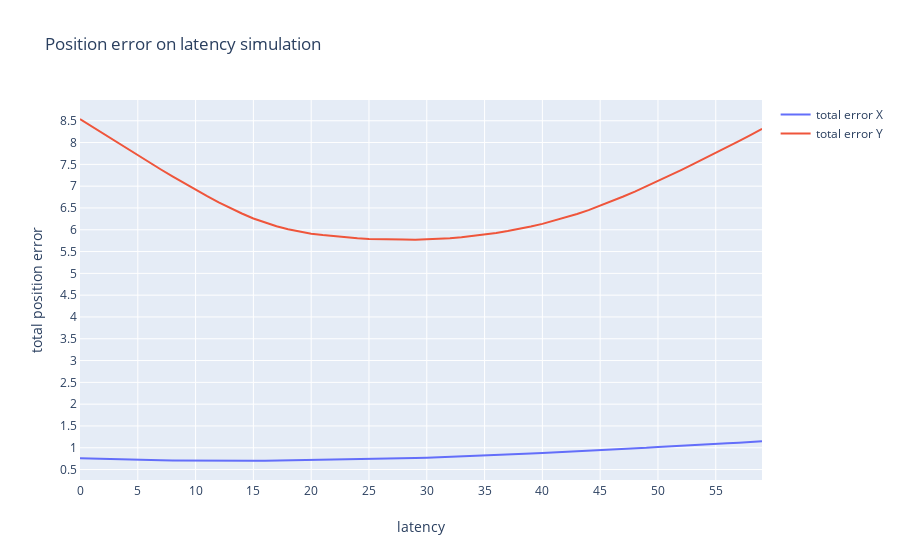
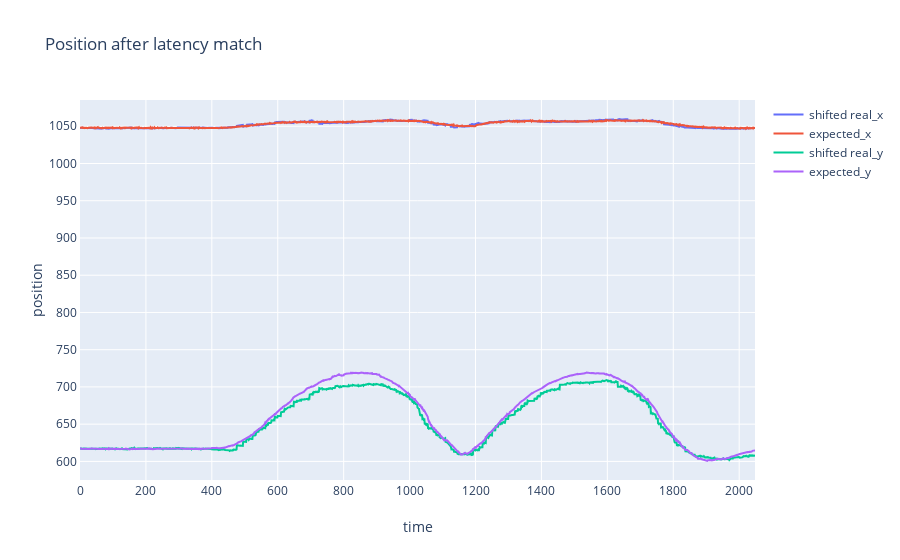
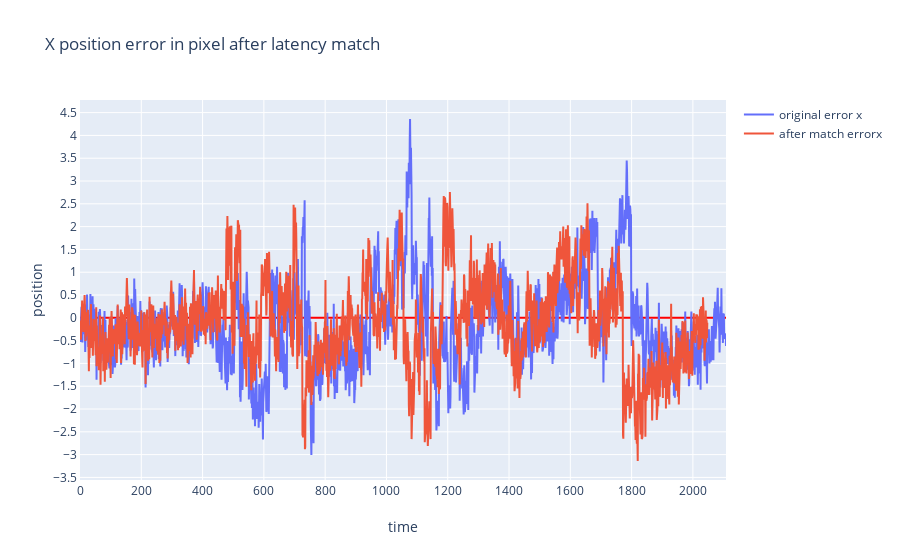
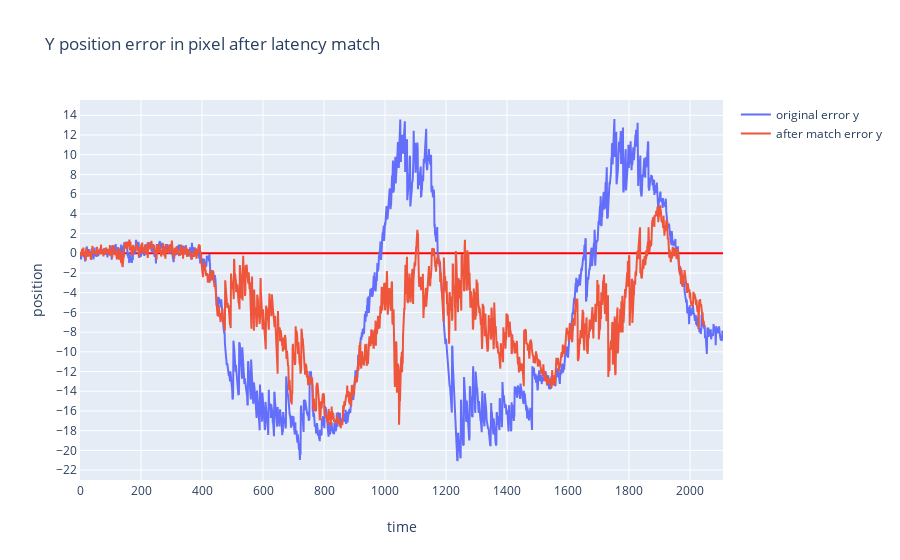

Notebook code for these charts, in order:
### Code cell
# calculate the latency by shift the element and calculate the var

expected_x = data_log['expected_x']
expected_y = data_log['expected_y']
real_x = data_log['real_x']
real_y = data_log['real_y']

diff_x_sums=[]
diff_y_sums=[]

len_of_list = len(real_x)-max_iteration

expected_x = expected_x[0:len_of_list]
expected_y = expected_y[0:len_of_list]

p=[]
for it in range(max_iteration):
    shifted_realx = real_x.shift(-it)
    shifted_realy = real_y.shift(-it)
    shifted_realx = shifted_realx[0:len_of_list]
    shifted_realy = shifted_realy[0:len_of_list]
    diffx = np.subtract(shifted_realx,expected_x)
    diffy = np.subtract(shifted_realy,expected_y)
    diff_sum_x = np.average( np.abs(diffx))
    diff_sum_y = np.average( np.abs(diffy))
    diff_x_sums.append(diff_sum_x)
    diff_y_sums.append(diff_sum_y)

index = np.arange(0,len(diff_x_sums))
p.append(go.Scatter(
    y = diff_x_sums,
    x = index,
    name = 'total error X'
))
p.append(go.Scatter(
    y = diff_y_sums,
    x = index,
    name = 'total error Y'
))
layout.xaxis['title'] = 'latency'
layout.yaxis['title'] = 'total position error'
layout.title= 'Position error on latency simulation'
fig=go.Figure(
    data=p,
    layout=layout
)
iplot(fig)
io.write_html(fig, file=prefix+filename.replace('.csv','_')+layout.title.text.replace(' ','_')+'.html')

    
    
    
    
# draw the diagramm after best match    
best_match_latency_x = np.argmin(diff_x_sums)
best_match_latency_y = np.argmin(diff_y_sums)
# best_match_latency = min(best_match_latency_x,best_match_latency_y)
range_of_diffx =abs( max(data_log['real_x'])-min(data_log['real_x']))
range_of_diffy =abs( max(data_log['real_y'])-min(data_log['real_y']))
if (range_of_diffx > range_of_diffy) :
    best_match_latency = best_match_latency_x
else:
    best_match_latency = best_match_latency_y
# temp selection for debug    
#best_match_latency = best_match_latency_x


print("best_match_latency_x = %f" %(best_match_latency_x) )
print("best_match_latency_y = %f" %(best_match_latency_y) )
print("chose best match latency = %f" %(best_match_latency) )

shifted_realx = real_x.shift(-best_match_latency)
shifted_realx = shifted_realx[0:len_of_list]

shifted_realy = real_y.shift(-best_match_latency)
shifted_realy = shifted_realy[0:len_of_list]

p=[]
trace=go.Scatter(
        y= shifted_realx,
        x= np.arange(0,len(shifted_realx)),
        name='shifted real_x'
    
    )
p.append(trace)

trace=go.Scatter(
        y= expected_x,
        x= np.arange(0,len(expected_x)),
        name='expected_x'
    )
p.append(trace)

trace=go.Scatter(
        y= shifted_realy,
        x= np.arange(0,len(shifted_realy)),
        name='shifted real_y'
    
    )
p.append(trace)

trace=go.Scatter(
        y= expected_y,
        x= np.arange(0,len(expected_y)),
        name='expected_y'
    )
p.append(trace)

layout.xaxis['title'] = 'time'
layout.yaxis['title'] = 'position'
layout.title= 'Position after latency match'
fig=go.Figure(
    data=p,
    layout=layout
)
iplot(fig)
io.write_html(fig, file=prefix+filename.replace('.csv','_')+layout.title.text.replace(' ','_')+'.html')






# show the visual & real position error  in pixel
data_diff_x_shifted = np.subtract(shifted_realx,expected_x)
data_diff_x = np.subtract(data_log['real_x'],data_log['expected_x'])


p=[]
index = np.arange(0,len(data_diff_x_shifted)-1)
p.append(go.Scatter(
    y= data_diff_x,
    x= np.arange(0,len(data_diff_x)),
    name='original error x'
    
))
p.append(go.Scatter(
    y= data_diff_x_shifted,
    x= np.arange(0,len(data_diff_x_shifted)-1),
    name='after match errorx'
    
))



layout.title= 'X position error in pixel after latency match'
fig=go.Figure(
    data=p,
    layout=layout
)
iplot(fig)
io.write_html(fig, file=prefix+filename.replace('.csv','_')+layout.title.text.replace(' ','_')+'.html')

data_diff_y_shifted = np.subtract(shifted_realy,expected_y)
data_diff_y = np.subtract(data_log['real_y'],data_log['expected_y'])

p=[]
index = np.arange(0,len(data_diff_y_shifted)-1)
p.append(go.Scatter(
    y= data_diff_y,
    x= np.arange(0,len(data_diff_y)),
    name='original error y'
    
))
p.append(go.Scatter(
    y= data_diff_y_shifted,
    x= np.arange(0,len(data_diff_y_shifted)-1),
    name='after match error y'
    
))



layout.title= 'Y position error in pixel after latency match'
fig=go.Figure(
    data=p,
    layout=layout
)
iplot(fig)
io.write_html(fig, file=prefix+filename.replace('.csv','_')+layout.title.text.replace(' ','_')+'.html')

### Figure 1 — Plotly figure (JSON) as saved in the notebook; plotly's stock layout.template omitted (floating-point values rounded to 4 significant figures)
{"data": [{"name": "total error X", "type": "scatter", "x": [0, 1, 2, 3, 4, 5, 6, 7, 8, 9, 10, 11, 12, 13, 14, 15, 16, 17, 18, 19, 20, 21, 22, 23, 24, 25, 26, 27, 28, 29, 30, 31, 32, 33, 34, 35, 36, 37, 38, 39, 40, 41, 42, 43, 44, 45, 46, 47, 48, 49, 50, 51, 52, 53, 54, 55, 56, 57, 58, 59], "y": [0.7602, 0.7516, 0.7441, 0.7388, 0.7324, 0.7258, 0.7203, 0.7122, 0.7093, 0.7061, 0.7033, 0.6974, 0.699, 0.6971, 0.6963, 0.7012, 0.7046, 0.7082, 0.7126, 0.7196, 0.7214, 0.7264, 0.7266, 0.7324, 0.732, 0.7389, 0.7422, 0.7457, 0.7569, 0.7647, 0.7718, 0.7804, 0.7943, 0.8038, 0.8125, 0.8203, 0.8307, 0.8461, 0.8531, 0.8668, 0.8792, 0.8918, 0.9027, 0.9149, 0.9279, 0.9374, 0.9542, 0.9628, 0.9831, 0.9978, 1.018, 1.029, 1.045, 1.059, 1.073, 1.089, 1.102, 1.117, 1.132, 1.151]}, {"name": "total error Y", "type": "scatter", "x": [0, 1, 2, 3, 4, 5, 6, 7, 8, 9, 10, 11, 12, 13, 14, 15, 16, 17, 18, 19, 20, 21, 22, 23, 24, 25, 26, 27, 28, 29, 30, 31, 32, 33, 34, 35, 36, 37, 38, 39, 40, 41, 42, 43, 44, 45, 46, 47, 48, 49, 50, 51, 52, 53, 54, 55, 56, 57, 58, 59], "y": [8.54, 8.373, 8.2, 8.034, 7.867, 7.705, 7.543, 7.382, 7.224, 7.066, 6.915, 6.769, 6.628, 6.496, 6.373, 6.258, 6.16, 6.079, 6.01, 5.955, 5.91, 5.879, 5.852, 5.828, 5.807, 5.79, 5.781, 5.771, 5.774, 5.773, 5.782, 5.792, 5.808, 5.828, 5.858, 5.891, 5.927, 5.972, 6.018, 6.076, 6.135, 6.205, 6.28, 6.361, 6.45, 6.549, 6.651, 6.762, 6.876, 6.995, 7.12, 7.244, 7.37, 7.499, 7.629, 7.763, 7.896, 8.034, 8.172, 8.316]}], "layout": {"title": {"text": "Position error on latency simulation"}, "xaxis": {"nticks": 20, "showgrid": true, "showline": true, "title": {"text": "latency"}, "zeroline": true, "zerolinecolor": "#FF0000"}, "yaxis": {"nticks": 20, "showgrid": true, "showline": true, "title": {"text": "total position error"}, "zeroline": true, "zerolinecolor": "#FF0000"}}}

### Figure 2 — Plotly figure (JSON) as saved in the notebook; plotly's stock layout.template omitted (floating-point values rounded to 4 significant figures; data arrays with more than 128 entries replaced by an {"elided": "..."} marker saying what was removed)
{"data": [{"name": "shifted real_x", "type": "scatter", "x": {"elided": "2049 int values"}, "y": {"elided": "2049 float values"}}, {"name": "expected_x", "type": "scatter", "x": {"elided": "2049 int values"}, "y": {"elided": "2049 float values"}}, {"name": "shifted real_y", "type": "scatter", "x": {"elided": "2049 int values"}, "y": {"elided": "2049 float values"}}, {"name": "expected_y", "type": "scatter", "x": {"elided": "2049 int values"}, "y": {"elided": "2049 float values"}}], "layout": {"title": {"text": "Position after latency match"}, "xaxis": {"nticks": 20, "showgrid": true, "showline": true, "title": {"text": "time"}, "zeroline": true, "zerolinecolor": "#FF0000"}, "yaxis": {"nticks": 20, "showgrid": true, "showline": true, "title": {"text": "position"}, "zeroline": true, "zerolinecolor": "#FF0000"}}}

### Figure 3 — Plotly figure (JSON) as saved in the notebook; plotly's stock layout.template omitted (floating-point values rounded to 4 significant figures; data arrays with more than 128 entries replaced by an {"elided": "..."} marker saying what was removed)
{"data": [{"name": "original error x", "type": "scatter", "x": {"elided": "2109 int values"}, "y": {"elided": "2109 float values"}}, {"name": "after match errorx", "type": "scatter", "x": {"elided": "2048 int values"}, "y": {"elided": "2049 float values"}}], "layout": {"title": {"text": "X position error in pixel after latency match"}, "xaxis": {"nticks": 20, "showgrid": true, "showline": true, "title": {"text": "time"}, "zeroline": true, "zerolinecolor": "#FF0000"}, "yaxis": {"nticks": 20, "showgrid": true, "showline": true, "title": {"text": "position"}, "zeroline": true, "zerolinecolor": "#FF0000"}}}

### Figure 4 — Plotly figure (JSON) as saved in the notebook; plotly's stock layout.template omitted (floating-point values rounded to 4 significant figures; data arrays with more than 128 entries replaced by an {"elided": "..."} marker saying what was removed)
{"data": [{"name": "original error y", "type": "scatter", "x": {"elided": "2109 int values"}, "y": {"elided": "2109 float values"}}, {"name": "after match error y", "type": "scatter", "x": {"elided": "2048 int values"}, "y": {"elided": "2049 float values"}}], "layout": {"title": {"text": "Y position error in pixel after latency match"}, "xaxis": {"nticks": 20, "showgrid": true, "showline": true, "title": {"text": "time"}, "zeroline": true, "zerolinecolor": "#FF0000"}, "yaxis": {"nticks": 20, "showgrid": true, "showline": true, "title": {"text": "position"}, "zeroline": true, "zerolinecolor": "#FF0000"}}}
